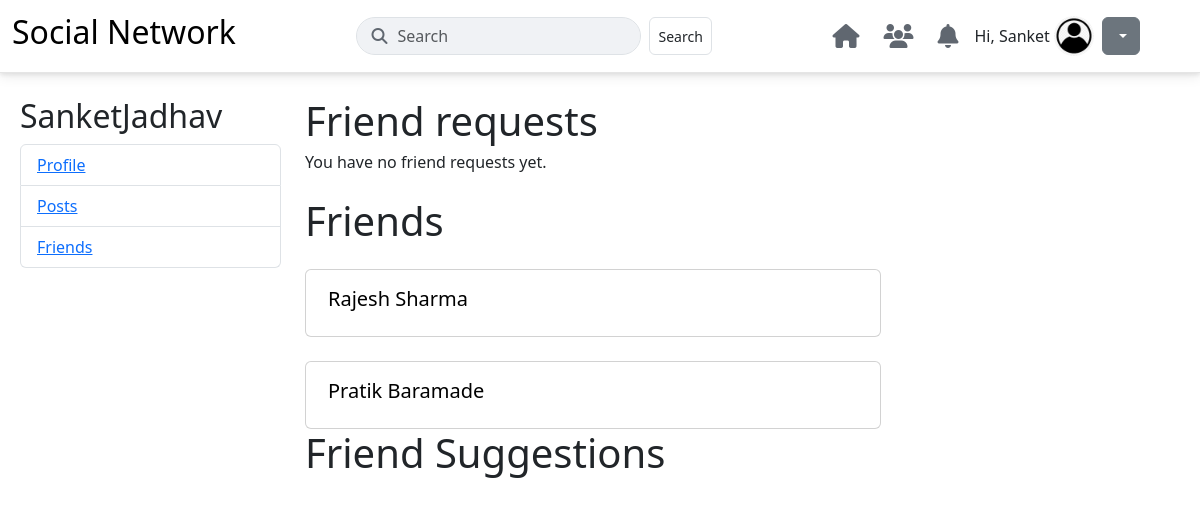
The app's page /friends/ (signed in) with its own data.
### user_profile/models.py (models this page shows, shortened)
class AppUser(AbstractUser):
    GENDER_CHOICES = [
        ('M', 'Male'),
        ('F', 'Female'),
        ('O', 'Other'),
    ]
    username = models.CharField(max_length=150, unique=True, blank=True, null=True)
    USERNAME_FIELD = 'email'
    REQUIRED_FIELDS = ['first_name', 'last_name', 'phone']
    gender = models.CharField(
        max_length=1,
        choices=GENDER_CHOICES,
        blank=True,
        null=True
    )
    birthday = models.DateField(null=True, blank=True)
    phone = models.CharField(max_length=15, unique=True)
    email = models.EmailField(unique=True, blank=False, null=False)
    groups = models.ManyToManyField(
        'auth.Group',
        related_name='appuser_set',
        blank=True,
        help_text='The groups this user belongs to. A user will get all permissions granted to each of their groups.',
        verbose_name='groups',
    )
    user_permissions = models.ManyToManyField(
        'auth.Permission',
        related_name='appuser_permissions_set',
        blank=True,
        help_text='Specific permissions for this user.',
        verbose_name='user permissions',
    )

class Friends(models.Model):
    user = models.ForeignKey(AppUser, on_delete=models.CASCADE, related_name='is_friends_with')
    friend = models.ForeignKey(AppUser, on_delete=models.CASCADE, related_name='is_friend_of')
    class Meta:
        unique_together = ('user', 'friend')

### user_profile/views.py (the view)
# urls.py: path('friends/', views.FriendsList.as_view(), name='profile'),
class FriendsList(View):
    def get(self, request):
        user_id = request.session.get('user')
        if not user_id:
            return redirect('login')
        user = AppUser.objects.get(id=user_id)
        received_reqs = FriendRequest.objects.filter(other_user=user)
        received_req_ids = FriendRequest.objects.filter(other_user=user).values_list('user__id', flat=True)
        requests_sent_to = FriendRequest.objects.filter(user=user).values_list('other_user', flat=True)
        friends = Friends.objects.filter(user=user)
        friends_id = Friends.objects.filter(user=user).values_list('friend', flat=True)
        random_users = AppUser.objects.exclude(id=user_id).order_by('?')[:10]
        return render(request, 'friends.html', {'friends': friends, 'received_reqs': received_reqs, 'friend_suggs': random_users, 'requests_sent_to': requests_sent_to, 'received_req_ids':received_req_ids , 'friends_id': friends_id })

### user_profile/templates/friends.html (shortened to what this page needs)
{% extends 'base.html' %} {% block content %}
<div class="container ms-2">
  <div class="row">
    {% if user %}
    <div class="col-3 mt-4">
      <h2>{{ user.first_name}}{{user.last_name}}</h2>
      <ul class="list-group">
        <li class="list-group-item"><a href="/profile/">Profile</a></li>
        <li class="list-group-item"><a href="/profile/">Posts</a></li>
        <li class="list-group-item"><a href="/friends/">Friends</a></li>
      </ul>
    </div>
    {% endif %}
    <div class="col-6 mt-4">
      <div class="frnd-req">
        <h1>Friend requests</h1>
        {% if not received_reqs %}
        <h6>You have no friend requests yet.</h6>
        {% endif %}
      </div>
      <div class="col-6 mt-4">
        <h1>Friends</h1>
        {% if not friends %}
        <h6>You have no friend yet</h6>
        {% else %} {% for friend in friends %}
        <div class="card mt-4" style="width: 36rem">
          <div class="card-body">
            <h5 class="card-title">
              <form action="/otheruserprofile/" method="post">
                <button
                  type="submit"
                  style="border: none; background-color: transparent"
                >
                  {{ friend.friend.first_name }} {{ friend.friend.last_name }}
                </button>
              </form>
            </h5>
          </div>
        </div>
        {% endfor %} {% endif %}
      </div>
      <div class="frnd-sugg">
        <h1>Friend Suggestions</h1>
      </div>
      {% endblock %}

### user_profile/templates/header.html (shortened to what this page needs)
<!DOCTYPE html>
<html lang="en">
  <head>
    <link
      href="https://cdn.jsdelivr.net/npm/bootstrap@5.3.8/dist/css/bootstrap.min.css"
      rel="stylesheet"
    />
    <link
      rel="stylesheet"
      href="https://cdnjs.cloudflare.com/ajax/libs/font-awesome/6.5.2/css/all.min.css"
    />
    <link
      rel="stylesheet"
      href="https://cdn.jsdelivr.net/npm/bootstrap-icons@1.13.1/font/bootstrap-icons.min.css"
    />
  </head>
  <body>
    <nav class="navbar navbar-expand-lg navbar-custom">
      <div
        class="container-fluid d-flex justify-content-between align-items-center"
      >
        <a class="navbar-brand" href="/">
          <h2>Social Network</h2>
        </a>
        <form
          method="GET"
          class="d-none d-md-flex my-2 my-lg-0 search-form ms-auto me-auto"
        >
          <span class="fas fa-search"></span>
          <input
            class="form-control me-2"
            type="search"
            placeholder="Search"
            aria-label="Search"
          />
          <button class="btn btn-sm border me-2 rounded" type="submit">
            Search
          </button>
        </form>
        <div class="d-flex align-items-center">
          <ul class="navbar-nav flex-row">
            <li class="nav-item me-2">
              <a class="nav-link social-icon" href="#"
                ><i class="fas fa-home"></i
              ></a>
            </li>
            <li class="nav-item me-2">
              <a class="nav-link social-icon" href="#"
                ><i class="fas fa-users"></i
              ></a>
            </li>
            <li class="nav-item me-2">
              <a class="nav-link social-icon" href="#"
                ><i class="fas fa-bell"></i
              ></a>
            </li>
          </ul>
          {% if request.session.user %}
          <div class="me-1">Hi, {{request.session.user_first_name}}</div>
          <img
            class="profile-icon me-2"
            src="/static/profile.webp"
            alt="Profile Picture"
          />
          <div class="dropdown me-5">
            <a
              class="btn btn-secondary dropdown-toggle"
              href="#"
              role="button"
              id="dropdownMenuLink"
              data-bs-toggle="dropdown"
              aria-expanded="false"
            >
            </a>
          </div>
          {% else %}
          <a class="nav-link social-icon me-2" href="/login/">Login</a>
          <a class="nav-link social-icon ms-2" href="/signup/">Sign Up</a>
          {% endif %}
        </div>
      </div>
    </nav>
  </body>
</html>

### user_profile/templates/header.html (style rules this page uses)
.navbar-custom { background-color: #ffffff; border-bottom: 1px solid #e5e5e5; box-shadow: 0 2px 4px rgba(0, 0, 0, 0.08), 0 4px 12px rgba(0, 0, 0, 0.08); position: sticky; top: 0; z-index: 1020; }
.search-form { position: relative; }
.search-form .form-control { border-radius: 20px; padding-left: 40px; background-color: #f0f2f5; }
.search-form .fa-search { position: absolute; left: 15px; top: 50%; transform: translateY(-50%); color: #606770; }
.nav-link.social-icon { font-size: 1.5rem; color: #606770; transition: color 0.3s ease; }
.profile-icon { width: 40px; height: 40px; border-radius: 50%; object-fit: cover; }

### records on screen
AppUser: session.user_first_name "Sanket", first_name "Sanket", last_name "Jadhav"
Friends: friend.first_name "Rajesh", friend.last_name "Sharma"
Friends: friend.first_name "Pratik", friend.last_name "Baramade"
